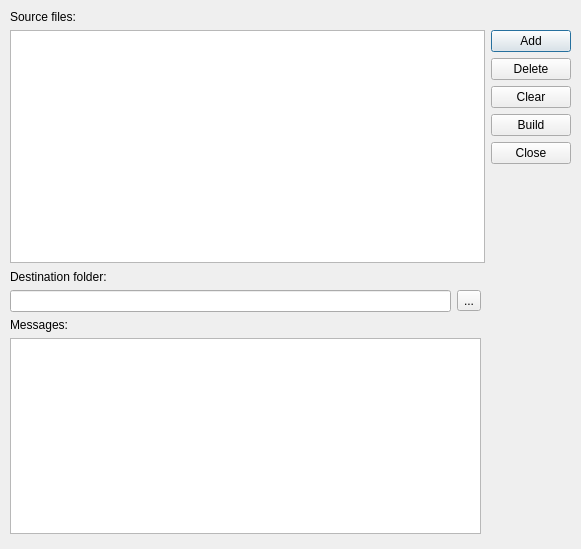
<?xml version="1.0" encoding="UTF-8"?>
<ui version="4.0">
 <class>BuildToolbarset</class>
 <widget class="QDialog" name="BuildToolbarset">
  <property name="geometry">
   <rect>
    <x>0</x>
    <y>0</y>
    <width>581</width>
    <height>549</height>
   </rect>
  </property>
  <property name="windowTitle">
   <string>Build Math Toolbars</string>
  </property>
  <widget class="QWidget" name="layoutWidget1">
   <property name="geometry">
    <rect>
     <x>10</x>
     <y>10</y>
     <width>561</width>
     <height>253</height>
    </rect>
   </property>
   <layout class="QVBoxLayout" name="verticalLayout_2">
    <item>
     <widget class="QLabel" name="label">
      <property name="text">
       <string>Source files:</string>
      </property>
      <property name="buddy">
       <cstring>m_src</cstring>
      </property>
     </widget>
    </item>
    <item>
     <layout class="QHBoxLayout" name="horizontalLayout">
      <item>
       <widget class="QListWidget" name="m_src"/>
      </item>
      <item>
       <layout class="QVBoxLayout" name="verticalLayout">
        <item>
         <widget class="QPushButton" name="btnAdd">
          <property name="text">
           <string>Add</string>
          </property>
         </widget>
        </item>
        <item>
         <widget class="QPushButton" name="btnDelete">
          <property name="text">
           <string>Delete</string>
          </property>
         </widget>
        </item>
        <item>
         <widget class="QPushButton" name="btnClear">
          <property name="text">
           <string>Clear</string>
          </property>
         </widget>
        </item>
        <item>
         <widget class="QPushButton" name="btnBuild">
          <property name="text">
           <string>Build</string>
          </property>
         </widget>
        </item>
        <item>
         <widget class="QPushButton" name="btnClose">
          <property name="text">
           <string>Close</string>
          </property>
         </widget>
        </item>
        <item>
         <spacer name="verticalSpacer_2">
          <property name="orientation">
           <enum>Qt::Vertical</enum>
          </property>
          <property name="sizeHint" stdset="0">
           <size>
            <width>20</width>
            <height>40</height>
           </size>
          </property>
         </spacer>
        </item>
       </layout>
      </item>
     </layout>
    </item>
   </layout>
  </widget>
  <widget class="QWidget" name="layoutWidget2">
   <property name="geometry">
    <rect>
     <x>10</x>
     <y>270</y>
     <width>471</width>
     <height>264</height>
    </rect>
   </property>
   <layout class="QVBoxLayout" name="verticalLayout_4">
    <item>
     <layout class="QGridLayout" name="gridLayout">
      <item row="0" column="0">
       <widget class="QLabel" name="label_2">
        <property name="text">
         <string>Destination folder:</string>
        </property>
        <property name="buddy">
         <cstring>m_path</cstring>
        </property>
       </widget>
      </item>
      <item row="1" column="1">
       <widget class="QToolButton" name="btnBrowse">
        <property name="text">
         <string>...</string>
        </property>
       </widget>
      </item>
      <item row="1" column="0">
       <widget class="QLineEdit" name="m_path"/>
      </item>
     </layout>
    </item>
    <item>
     <layout class="QVBoxLayout" name="verticalLayout_3">
      <item>
       <widget class="QLabel" name="label_3">
        <property name="text">
         <string>Messages:</string>
        </property>
        <property name="buddy">
         <cstring>m_msg</cstring>
        </property>
       </widget>
      </item>
      <item>
       <widget class="QTextEdit" name="m_msg"/>
      </item>
     </layout>
    </item>
   </layout>
  </widget>
 </widget>
 <resources/>
 <connections>
  <connection>
   <sender>btnClose</sender>
   <signal>clicked()</signal>
   <receiver>BuildToolbarset</receiver>
   <slot>accept()</slot>
   <hints>
    <hint type="sourcelabel">
     <x>512</x>
     <y>171</y>
    </hint>
    <hint type="destinationlabel">
     <x>526</x>
     <y>232</y>
    </hint>
   </hints>
  </connection>
 </connections>
</ui>
